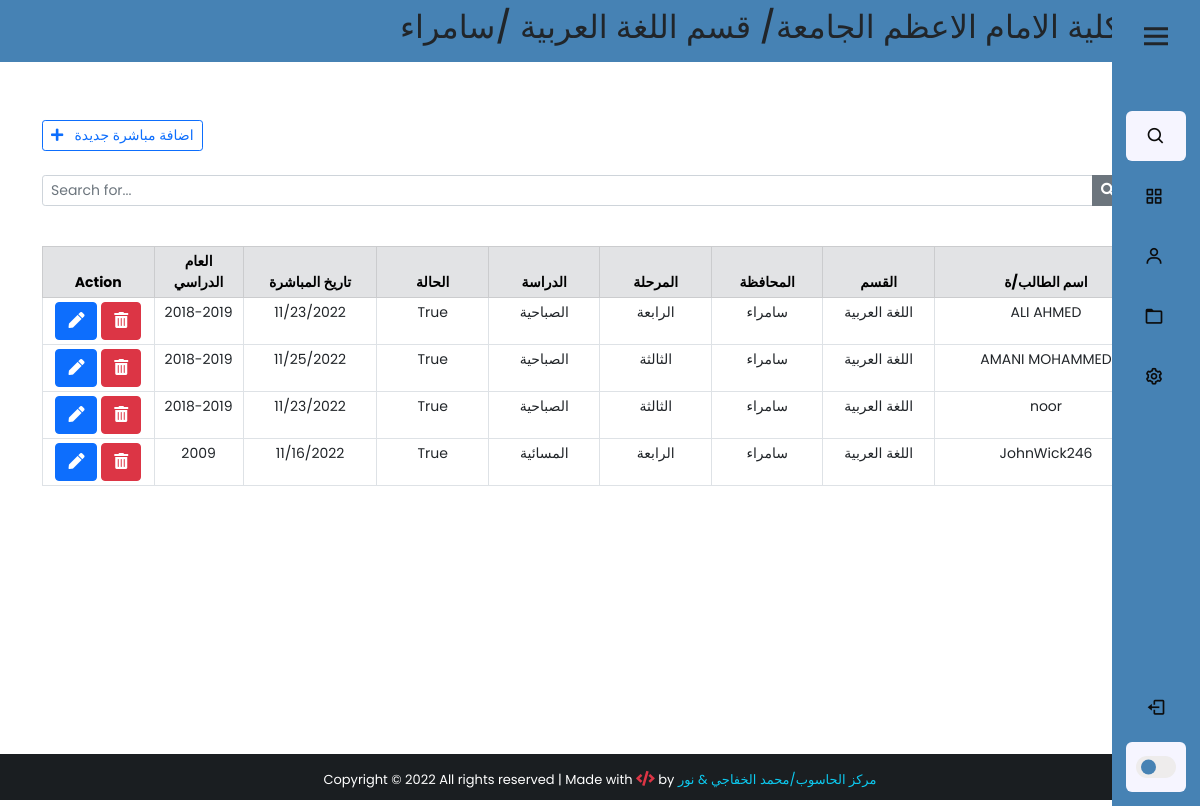
The page /backend-allstudents/ (signed in) on the database as committed earlier.
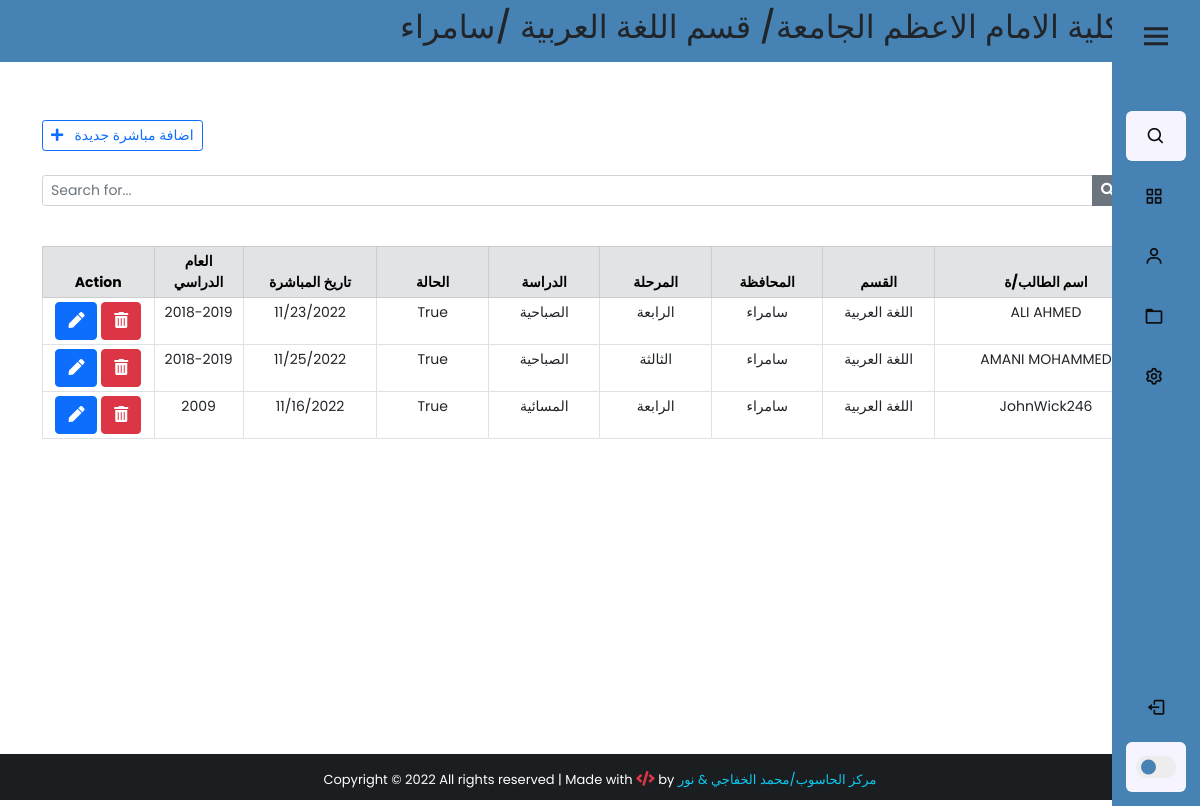
The same page on the database as committed later.
### app/models.py (models this page shows, shortened)
class AllStudents(models.Model):
    stage_list = (
        ("الاولى", "الاولى"),
        ("الثانية", "الثانية"),
        ("الثالثة", "الثالثة"),
        ("الرابعة", "الرابعة"),
    )
    study_list = (
        ("الصباحية", "الصباحية"),
        ("المسائية", "المسائية"),
    )
    user = models.CharField(max_length=100, verbose_name="اسم المستخدم")
    name = models.CharField(max_length=100, verbose_name="اسم الطالب/ة")
    Dname = models.CharField(max_length=100, verbose_name="القسم")
    Cname = models.CharField(max_length=100, verbose_name="المحافظة")
    stage = models.CharField(max_length=50, verbose_name="المرحلة", choices=stage_list,)
    state = models.BooleanField(max_length=100, verbose_name="مباشرة",default=True,null=True,blank=True)
    date = models.DateField(verbose_name="تاريخ المباشرة",null=True,blank=True)
    year = models.CharField(max_length=50, verbose_name="العام الدراسي")
    study = models.CharField(max_length=20,verbose_name="الدراسة", choices=study_list,null=True)
    note = models.TextField(blank=True, null=True, verbose_name="الملاحظات")
    img = models.ImageField(upload_to="%y/%m",null=True,blank=True)
    created_at = models.DateTimeField(auto_now_add=True)
    class Meta:
        verbose_name_plural = 'مباشرات الطلبة'

### app/views.py (the view)
# urls.py: path('backend-allstudents/',views.backend_all_student,name="backend_all_student"),
@cache_control(no_cache=True, must_revalidate=True, no_store=True)
@login_required(login_url='login')
def backend_all_student(request):
    if 'q' in request.GET:
        q = request.GET['q']
        user = request.user.userprofile
        all_student_list = AllStudents.objects.filter(
            Q(name__icontains=q) | Q(stage=q) | Q(study=q)
        ).order_by('-created_at')
        all_student_list=all_student_list.filter(Dname=user.Dname,Cname=user.Cname,user=user.user)
    else:
        user = request.user.userprofile
        all_student_list = AllStudents.objects.all().filter(
            user=user.user, Dname=user.Dname, Cname=user.Cname).order_by('-created_at','stage')
    paginator = Paginator(all_student_list, 5)
    page = request.GET.get('page')
    all_students = paginator.get_page(page)
    context = {
        'allstd': all_students,
        'user': user,
    }
    return render(request, 'AllStudents/backend-allstudents.html', context)

### app/models.py (called while the page is built)
    def __str__(self):
        return self.Dname

    def __str__(self):
        return self.Cname

### app/templates/AllStudents/backend-allstudents.html (shortened to what this page needs)
{% extends 'base2.html' %}
{% block content %}
<div class="container" style="padding-top:10px;">
     <br><br>
     <div class="d-flex justify-content-between">
          <a href="{% url 'add_allstudent' %}" class="btn btn-outline-primary btn-sm"> <i class="fas fa-plus"></i>&nbsp;&nbsp; اضافة مباشرة جديدة</a>
     </div>
     <form action="">
          <div class="input-group input-group-sm mb-3 mt-4">
               <input type="text" name="q" class="form-control" placeholder="Search for..." value="{{ request.GET.q }}">
               <button class="btn btn-secondary"><i class="fas fa-search"></i></button>
               <a href="{% url 'backend_all_student' %}" class="btn btn-dark" style="margin-left:2px;"></a>
          </div>
     </form>
     <center>
          <table class="table table-bordered table-sm mt-4" style="text-align: center; font-size: 14px;">
               <thead class="table-secondary">
                  <div class="row">
                    <tr>
                         <th class="col-lg-2 col-sm-1" style="width:10%;" colspan="1">Action</th>
                         <th class="col-lg-2 col-sm-1" style="width:8%;">العام الدراسي</th>
                         <th class="col-lg-2 col-sm-1" style="width:12%;">تاريخ المباشرة</th>
                         <th class="col-lg-2 col-sm-1" style="width:10%;">الحالة</th>
                         <th class="col-lg-2 col-sm-1" style="width:10%;">الدراسة </th>
                         <th class="col-lg-2 col-sm-1" style="width:10%;">المرحلة </th>
                         <th class="col-lg-2 col-sm-1" style="width:10%;">المحافظة</th>
                         <th class="col-lg-2 col-sm-1" style="width:10%;">القسم</th>
                         <th class="col-lg-2 col-sm-1" style="width:20%;">اسم الطالب/ة</th>
                    </tr>
              </div>
               </thead>
               {% for std in allstd %}
               <tr>
                     <td>
                         <a href="/all_student/{{std.id}}" class="btn btn-primary " title="Edit patient">
                              <i class="fas fa-pen"></i>
                         </a>
                         <a class="btn btn-secondary btn-danger" title="Remove patient" data-bs-toggle="modal" data-bs-target="#deleteModal{{std.pk}}">
                              <i class="fas fa-trash-alt"></i>
                         </a>
                     </td>
                    <td>{{std.year}}</td>
                     <td>{{std.date | date:'m/d/Y'}}</td>
                    <td>{{std.state}}</td>
                    <td>{{std.study}}</td>
                    <td>{{std.stage}}</td>
                    <td>{{std.Cname}}</td>
                    <td>{{std.Dname}}</td>
                    <td >{{std.name}}</td>
               </tr>
               {% endfor %}
          </table>
     </center>
    <br> <br>
     </div>
{% endblock content %}

Rows that differ between the two databases and show on the page:
removed AllStudents: year "2018-2019", date "11/23/2022", state "True", study "الصباحية", stage "الثالثة", Cname "سامراء", Dname "اللغة العربية", name "noor"
